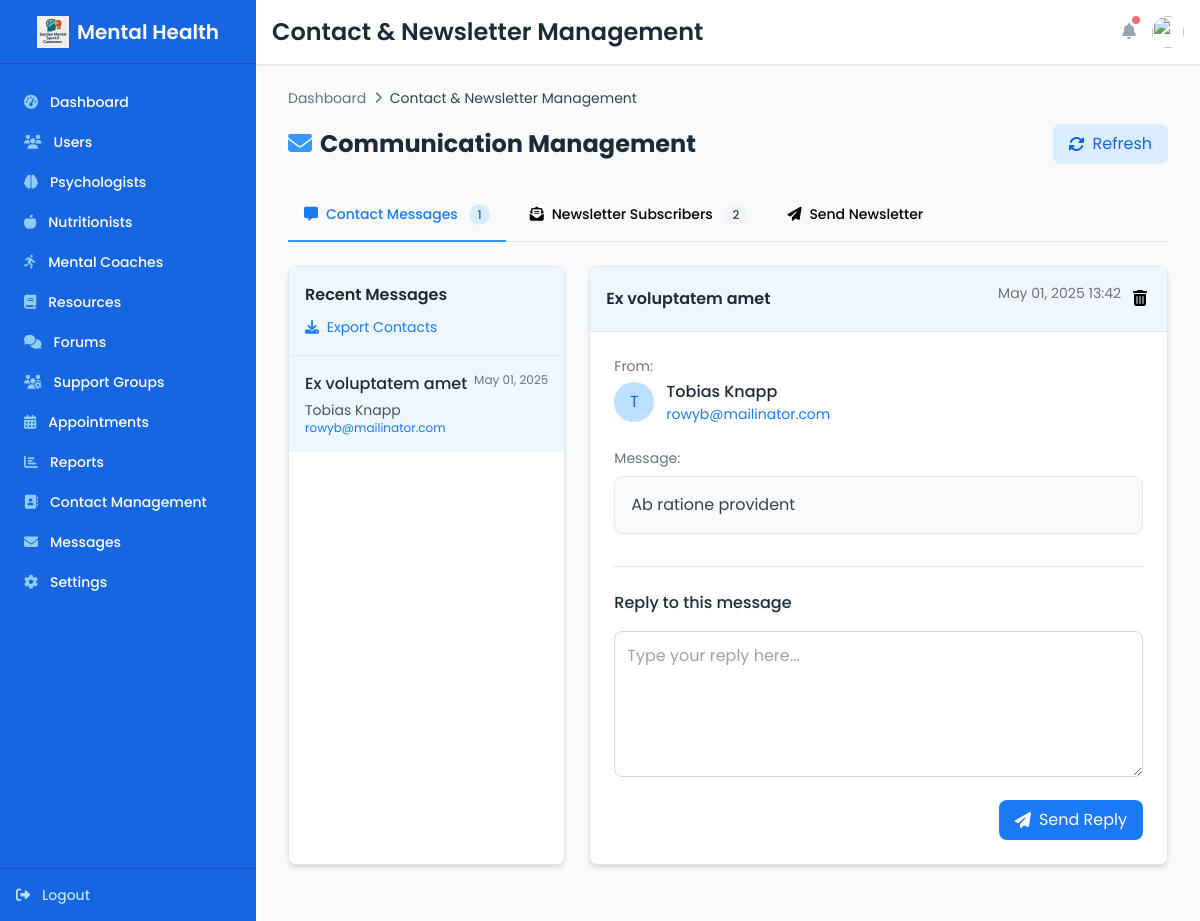
The app's page /contact_management/ (signed in) with its own data.
### backend/models.py (models this page shows, shortened)
class ContactMessage(models.Model):
    name = models.CharField(max_length=100)
    email = models.EmailField()
    subject = models.CharField(max_length=200)
    message = models.TextField()
    created_at = models.DateTimeField(auto_now_add=True)

### backend/views.py (the view, shortened to what this page needs)
# urls.py: path('contact_management/', views.contact_management, name='contact_management'),
@login_required
def contact_management(request):
    contact_messages = ContactMessage.objects.all().order_by('-created_at')
    subscribers = NewsletterSubscriber.objects.all().order_by('-subscribed_at')
    active_subscribers_count = NewsletterSubscriber.objects.filter(is_active=True).count()
    return render(request, 'Dashboards/Admin/management_contact/admin_management_contact.html', {
        'contact_messages': contact_messages,
        'subscribers': subscribers,
        'active_subscribers_count': active_subscribers_count,  # Pass the count to the template
    })

### backend/templates/Dashboards/Admin/management_contact/admin_management_contact.html (shortened to what this page needs)
{% extends "Dashboards/Layout/admin_base.html" %}
{% block page_title %}Contact & Newsletter Management{% endblock %}
{% block breadcrumbs %}
<div class="flex items-center text-sm text-gray-500 mb-4">
    <a href="{% url 'admin_dashboard' %}" class="hover:text-primary-600">Dashboard</a>
    <i class="fas fa-chevron-right mx-2 text-xs"></i>
    <span class="text-gray-700">Contact & Newsletter Management</span>
</div>
{% endblock %}
{% block content %}
<div class="mb-8">
    <div class="flex flex-col md:flex-row justify-between items-start md:items-center mb-6">
        <h2 class="text-2xl font-bold text-gray-800 mb-4 md:mb-0">
            <i class="fas fa-envelope text-primary-500 mr-2"></i>Communication Management
        </h2>
        <div class="flex space-x-2">
            <a href="{% url 'contact_management' %}" class="flex items-center px-4 py-2 bg-primary-100 text-primary-700 rounded-lg hover:bg-primary-200 transition duration-200">
                <i class="fas fa-sync-alt mr-2"></i> Refresh
            </a>
        </div>
    </div>
    <div class="mb-6 border-b border-gray-200">
        <ul class="flex flex-wrap -mb-px text-sm font-medium text-center">
            <li class="mr-2">
                <a href="#messagesPanel" class="inline-block p-4 border-b-2 border-primary-500 text-primary-600 rounded-t-lg active tab-link" data-target="messagesPanel">
                    <i class="fas fa-comment-alt mr-2"></i>Contact Messages
                    <span class="ml-2 bg-primary-100 text-primary-700 px-2 py-0.5 rounded-full text-xs">{{ contact_messages.count }}</span>
                </a>
            </li>
            <li class="mr-2">
                <a href="#subscribersPanel" class="inline-block p-4 border-b-2 border-transparent hover:text-primary-600 hover:border-primary-300 rounded-t-lg tab-link" data-target="subscribersPanel">
                    <i class="fas fa-envelope-open-text mr-2"></i>Newsletter Subscribers
                    <span class="ml-2 bg-gray-100 text-gray-700 px-2 py-0.5 rounded-full text-xs">{{ subscribers.count }}</span>
                </a>
            </li>
            <li class="mr-2">
                <a href="#massEmailPanel" class="inline-block p-4 border-b-2 border-transparent hover:text-primary-600 hover:border-primary-300 rounded-t-lg tab-link" data-target="massEmailPanel">
                    <i class="fas fa-paper-plane mr-2"></i>Send Newsletter
                </a>
            </li>
        </ul>
    </div>
    <div id="messagesPanel" class="tab-panel">
        <div class="grid grid-cols-1 md:grid-cols-3 gap-6">
            <div class="md:col-span-1 bg-white rounded-lg shadow-md overflow-hidden border border-gray-200">
                <div class="p-4 bg-primary-50 border-b border-gray-200">
                    <h3 class="font-semibold text-gray-800">Recent Messages</h3>
                    <div class="mt-2">
                        <a href="{% url 'contact_management' %}?export_contacts=true" class="text-sm text-primary-600 hover:text-primary-800">
                            <i class="fas fa-download mr-1"></i> Export Contacts
                        </a>
                    </div>
                </div>
                <div class="overflow-y-auto h-[500px]">
                    <div class="divide-y divide-gray-200">
                        {% if contact_messages %}
                            {% for message in contact_messages %}
                            <a href="#message-{{ message.id }}" class="block p-4 hover:bg-gray-50 transition-colors duration-200 message-item" data-message-id="{{ message.id }}">
                                <div class="flex justify-between items-start mb-1">
                                    <h4 class="font-medium text-gray-800 truncate">{{ message.subject }}</h4>
                                    <span class="text-xs text-gray-500">{{ message.created_at|date:"M d, Y" }}</span>
                                </div>
                                <p class="text-sm text-gray-600 truncate">{{ message.name }}</p>
                                <p class="text-xs text-primary-600 truncate">{{ message.email }}</p>
                            </a>
                            {% endfor %}
                        {% else %}
                            <div class="flex flex-col justify-center items-center py-20 text-gray-500">
                                <i class="fas fa-inbox text-4xl mb-3"></i>
                                <p>No messages found</p>
                            </div>
                        {% endif %}
                    </div>
                </div>
            </div>
            <div class="md:col-span-2 bg-white rounded-lg shadow-md overflow-hidden border border-gray-200">
                {% if contact_messages %}
                    {% for message in contact_messages %}
                    <div id="message-{{ message.id }}" class="message-detail hidden">
                        <div class="p-4 bg-primary-50 border-b border-gray-200 flex justify-between items-center">
                            <h3 class="font-semibold text-gray-800 truncate">{{ message.subject }}</h3>
                            <div class="flex space-x-2">
                                <span class="text-sm text-gray-500">{{ message.created_at|date:"M d, Y H:i" }}</span>
                                <form method="POST" class="inline-block" onsubmit="return confirm('Are you sure you want to delete this message?');">
                                    <button type="submit" name="delete_message" class="p-1 hover:text-red-500 transition-colors duration-200" title="Delete Message">
                                        <i class="fas fa-trash-alt"></i>
                                    </button>
                                </form>
                            </div>
                        </div>
                        <div class="p-6">
                            <div class="mb-6">
                                <div class="flex justify-between">
                                    <div>
                                        <p class="text-sm text-gray-500">From:</p>
                                        <div class="flex items-center mt-1">
                                            <div class="h-10 w-10 rounded-full bg-primary-200 flex items-center justify-center text-primary-700">
                                                <span>{{ message.name|slice:":1" }}</span>
                                            </div>
                                            <div class="ml-3">
                                                <p class="font-medium text-gray-800">{{ message.name }}</p>
                                                <p class="text-sm text-primary-600">{{ message.email }}</p>
                                            </div>
                                        </div>
                                    </div>
                                </div>
                            </div>
                            <div class="mb-8">
                                <p class="text-sm text-gray-500 mb-2">Message:</p>
                                <div class="bg-gray-50 p-4 rounded-lg border border-gray-200 text-gray-700">
                                    {{ message.message|linebreaks }}
                                </div>
                            </div>
                            <div class="border-t border-gray-200 pt-6">
                                <h4 class="font-medium mb-4 text-gray-800">Reply to this message</h4>
                                <form method="POST">
                                    <div class="mb-4">
                                        <textarea
                                            name="reply_content"
                                            rows="5"
                                            class="w-full border border-gray-300 rounded-lg p-3 focus:ring-2 focus:ring-primary-400 focus:border-primary-400"
                                            placeholder="Type your reply here..." required></textarea>
                                    </div>
                                    <div class="flex justify-end">
                                        <button type="submit" name="reply_message" class="px-4 py-2 bg-primary-600 text-white rounded-lg hover:bg-primary-700 transition duration-200 flex items-center">
                                            <i class="fas fa-paper-plane mr-2"></i> Send Reply
                                        </button>
                                    </div>
                                </form>
                            </div>
                        </div>
                    </div>
                    {% endfor %}
                {% else %}
                    <div class="flex flex-col justify-center items-center py-32 text-gray-500">
                        <i class="fas fa-envelope-open text-5xl mb-4"></i>
                        <p class="text-lg">No messages available</p>
                    </div>
                {% endif %}
            </div>
        </div>
    </div>
</div>
{% endblock %}

### records on screen
ContactMessage: subject "Ex voluptatem amet", created_at "May 01, 2025", name "Tobias Knapp", email "rowyb@mailinator.com", created_at "May 01, 2025 13:42", name "T", message "Ab ratione provident"

### other values on screen
{{ contact_messages.count }} "1"
{{ subscribers.count }} "2"
